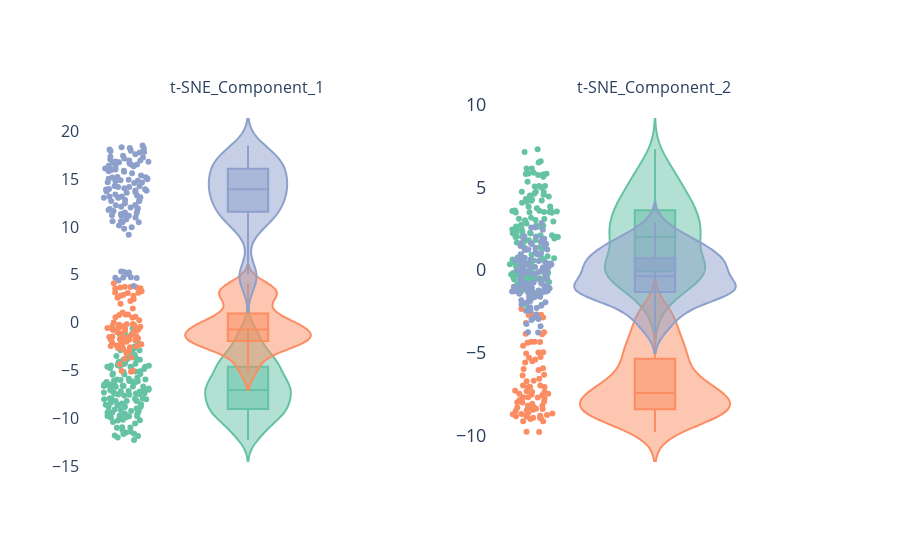

Notebook source saved alongside this figure:
### Markdown cell above
<font size="+1" color="grey"><b> 2.1.4 Violin Plot</b></font><br/>

### Code cell
from Implementations.visualization import create_plotly_violin_plots

violin_plot = create_plotly_violin_plots(df_agglomertive, 't-SNE_Component_1', 't-SNE_Component_2')
violin_plot.update_layout(
    font=dict(size=18),
    title_font=dict(size=24),
    xaxis=dict(title_font=dict(size=20), tickfont=dict(size=16)),
    yaxis=dict(title_font=dict(size=20), tickfont=dict(size=16))

)
# .write_image("../../images/case2_violin_plot.png", width=800, height=400, scale=2)
violin_plot

### Figure 1 — Plotly figure (JSON) as saved in the notebook; plotly's stock layout.template omitted (floating-point values rounded to 4 significant figures; data arrays with more than 128 entries replaced by an {"elided": "..."} marker saying what was removed)
{"data": [{"alignmentgroup": "True", "box": {"visible": true}, "hovertemplate": "Class=0<br>t-SNE_Component_1=%{y}<extra></extra>", "legendgroup": "0", "marker": {"color": "#66c2a5"}, "name": "0", "offsetgroup": "0", "orientation": "v", "points": "all", "scalegroup": "True", "showlegend": true, "type": "violin", "x0": " ", "xaxis": "x", "y": {"elided": "144 float values"}, "y0": " ", "yaxis": "y"}, {"alignmentgroup": "True", "box": {"visible": true}, "hovertemplate": "Class=1<br>t-SNE_Component_1=%{y}<extra></extra>", "legendgroup": "1", "marker": {"color": "#fc8d62"}, "name": "1", "offsetgroup": "1", "orientation": "v", "points": "all", "scalegroup": "True", "showlegend": true, "type": "violin", "x0": " ", "xaxis": "x", "y": [-5.041, -3.667, -1.805, -3.823, -2.797, -2.262, -5.073, -4.364, -0.8046, -2.49, -2.441, -5.135, 0.6067, 3.754, 2.246, 2.812, 0.001512, 2.913, 0.8359, 3.672, 3.706, 4.127, 3.283, 3.593, 3.087, 2.816, 2.596, 3.151, 3.558, 3.717, 2.449, 3.125, -0.2257, 0.8496, -2.124, 1.057, -0.6644, -3.212, -0.7987, 0.5285, -0.433, -2.056, -2.008, -1.655, -2.476, -2.939, -0.1435, -1.568, -0.3286, 0.7927, -0.2799, -1.506, -1.435, 1.477, -1.38, -1.166, -1.773, 0.236, -2.122, -1.741, -2.661, -0.383, -1.779, -0.5664, -1.464, -0.5998, -0.4458, -0.1861, -0.6702, -1.023, -1.85, -0.7597, -2.404, -1.483, 1.967, 0.5671, -0.9448, -1.514, -1.709, -2.585], "y0": " ", "yaxis": "y"}, {"alignmentgroup": "True", "box": {"visible": true}, "hovertemplate": "Class=2<br>t-SNE_Component_1=%{y}<extra></extra>", "legendgroup": "2", "marker": {"color": "#8da0cb"}, "name": "2", "offsetgroup": "2", "orientation": "v", "points": "all", "scalegroup": "True", "showlegend": true, "type": "violin", "x0": " ", "xaxis": "x", "y": [14.6, 10.6, 11.47, 12.69, 11.96, 11.17, 13.97, 10.17, 13.79, 9.199, 11.88, 16.54, 18.12, 13.11, 11.51, 12.71, 11.24, 17.46, 12.82, 10.5, 13.31, 13.2, 12.46, 15.0, 13.19, 11.17, 16.41, 10.81, 13.05, 15.9, 13.96, 14.65, 13.64, 16.97, 10.99, 15.08, 16.09, 5.296, 14.26, 10.55, 18.26, 15.77, 9.967, 15.24, 11.35, 14.29, 12.11, 11.66, 14.79, 13.72, 13.59, 14.18, 14.19, 10.61, 13.92, 11.77, 12.05, 11.84, 11.24, 12.27, 12.79, 9.826, 10.49, 15.61, 15.98, 13.41, 14.05, 16.35, 14.67, 3.839, 5.358, 16.12, 16.5, 16.76, 15.84, 17.95, 16.77, 16.36, 15.06, 16.86, 15.22, 14.89, 13.07, 17.61, 17.79, 18.54, 13.81, 14.85, 15.18, 16.96, 17.05, 17.35, 13.08, 17.99, 16.01, 15.39, 17.27, 16.64, 5.248, 17.84, 16.82, 14.94, 17.16, 18.33, 18.25, 5.076, 4.39, 4.744, 4.681, 4.666, 4.713, 12.31], "y0": " ", "yaxis": "y"}, {"alignmentgroup": "True", "box": {"visible": true}, "hovertemplate": "Class=0<br>t-SNE_Component_2=%{y}<extra></extra>", "legendgroup": "0", "marker": {"color": "#66c2a5"}, "name": "0", "offsetgroup": "0", "orientation": "v", "points": "all", "scalegroup": "True", "showlegend": true, "type": "violin", "x0": " ", "xaxis": "x2", "y": {"elided": "144 float values"}, "y0": " ", "yaxis": "y2"}, {"alignmentgroup": "True", "box": {"visible": true}, "hovertemplate": "Class=1<br>t-SNE_Component_2=%{y}<extra></extra>", "legendgroup": "1", "marker": {"color": "#fc8d62"}, "name": "1", "offsetgroup": "1", "orientation": "v", "points": "all", "scalegroup": "True", "showlegend": true, "type": "violin", "x0": " ", "xaxis": "x2", "y": [-2.692, -3.763, -2.353, -2.702, -2.687, -2.723, -3.848, -3.201, -7.863, -3.886, -4.987, -2.875, -5.045, -7.945, -7.546, -8.847, -7.701, -8.708, -8.933, -8.768, -8.484, -7.692, -8.613, -8.316, -7.748, -6.38, -8.357, -6.988, -7.327, -6.978, -7.703, -7.383, -4.335, -6.041, -8.875, -8.214, -4.978, -9.016, -7.066, -8.384, -5.984, -9.795, -5.299, -7.485, -7.994, -8.675, -7.371, -9.785, -5.94, -4.395, -8.799, -8.941, -8.405, -7.479, -9.14, -8.215, -8.81, -4.359, -8.969, -6.326, -7.082, -8.727, -6.579, -8.092, -7.3, -5.257, -6.727, -8.017, -9.146, -7.55, -8.444, -8.522, -4.338, -6.691, -7.051, -4.579, -5.6, -5.418, -5.516, -8.285], "y0": " ", "yaxis": "y2"}, {"alignmentgroup": "True", "box": {"visible": true}, "hovertemplate": "Class=2<br>t-SNE_Component_2=%{y}<extra></extra>", "legendgroup": "2", "marker": {"color": "#8da0cb"}, "name": "2", "offsetgroup": "2", "orientation": "v", "points": "all", "scalegroup": "True", "showlegend": true, "type": "violin", "x0": " ", "xaxis": "x2", "y": [-0.3185, 0.9603, 0.7171, 1.353, -1.442, 1.893, 1.623, 2.438, -0.02574, 2.576, 0.5774, -0.2517, -0.02995, 0.739, -1.619, 0.3703, -2.301, 0.3904, -0.5191, -1.303, -1.965, -1.128, -1.012, -1.083, 0.5841, 0.7103, -0.7847, -0.1531, 1.44, 1.207, 2.031, -1.66, -2.09, 0.2185, 0.5423, -1.956, -0.1965, -1.083, -3.767, 1.456, -1.101, -0.4324, 1.936, 2.846, 2.569, -3.265, 0.1629, -0.8604, 0.9266, -1.19, 2.04, -2.895, -0.08185, -0.8078, -1.341, 1.582, 1.636, 1.06, 1.235, -2.481, 0.01052, 1.892, 0.7144, -2.244, 0.2319, -0.7551, -3.78, -2.702, -0.6005, -1.119, -1.04, -0.9119, -1.292, -1.724, -0.1049, 0.6441, 0.4543, 0.7119, 1.705, 1.236, -0.4982, -0.06865, -3.407, -0.9213, -1.085, 0.3962, -1.831, 0.1815, 0.1604, -0.865, -1.879, -1.58, 0.9577, 1.026, -2.466, 1.572, -1.412, 1.251, -1.124, -0.2253, -3.028, -1.603, -2.157, -0.5731, 0.3273, -1.376, -1.315, -1.238, -1.243, -1.33, -1.28, -2.955], "y0": " ", "yaxis": "y2"}], "layout": {"annotations": [{"font": {"size": 16}, "showarrow": false, "text": "t-SNE_Component_1", "x": 0.225, "xanchor": "center", "xref": "paper", "y": 1, "yanchor": "bottom", "yref": "paper"}, {"font": {"size": 16}, "showarrow": false, "text": "t-SNE_Component_2", "x": 0.775, "xanchor": "center", "xref": "paper", "y": 1, "yanchor": "bottom", "yref": "paper"}], "font": {"size": 18}, "paper_bgcolor": "rgba(0,0,0,0)", "plot_bgcolor": "rgba(0,0,0,0)", "showlegend": false, "title": {"font": {"size": 24}}, "xaxis": {"anchor": "y", "domain": [0, 0.45], "tickfont": {"size": 16}, "title": {"font": {"size": 20}}}, "xaxis2": {"anchor": "y2", "domain": [0.55, 1]}, "yaxis": {"anchor": "x", "domain": [0, 1], "tickfont": {"size": 16}, "title": {"font": {"size": 20}}}, "yaxis2": {"anchor": "x2", "domain": [0, 1]}}}
